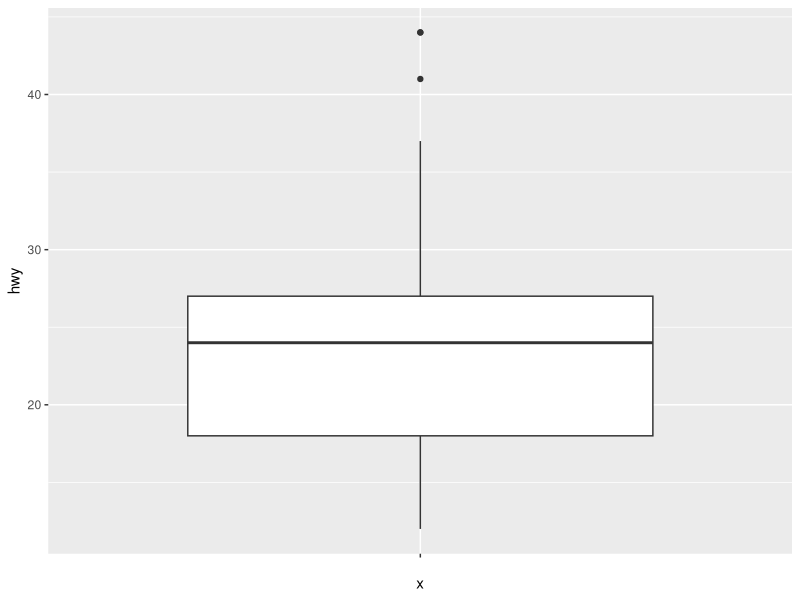
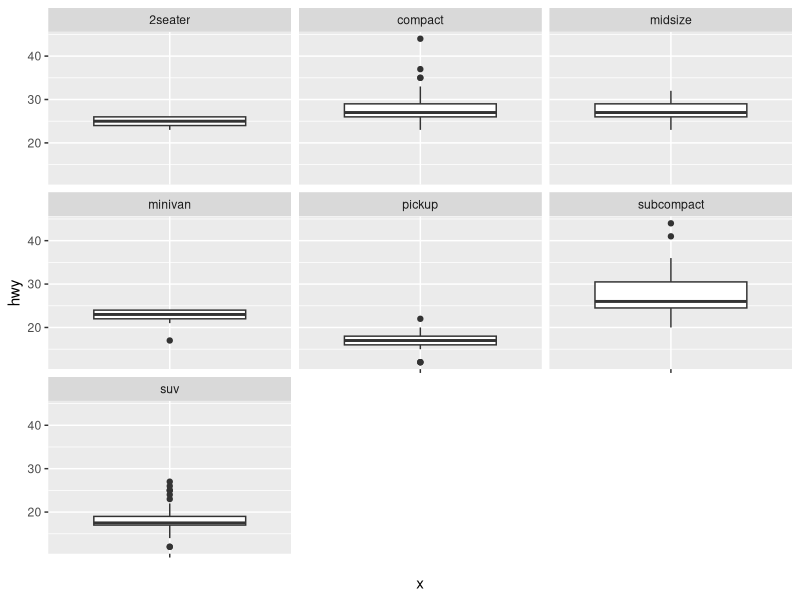
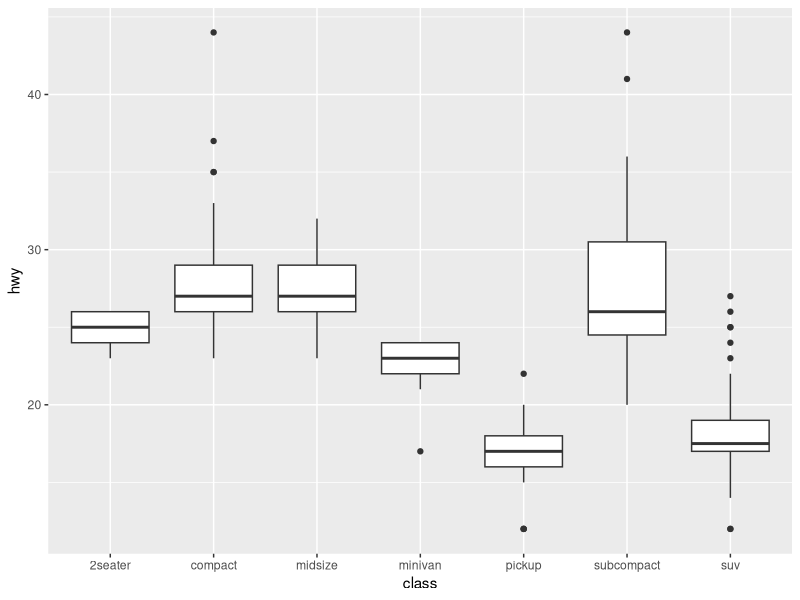
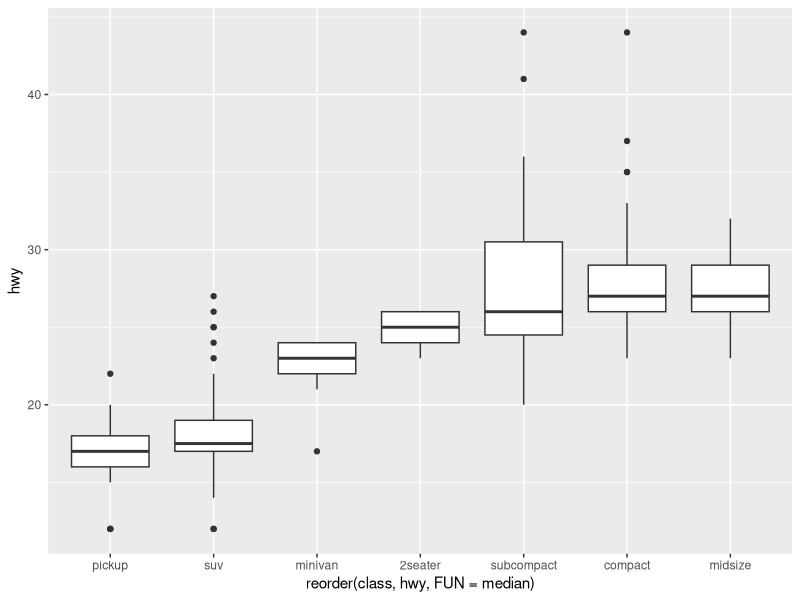
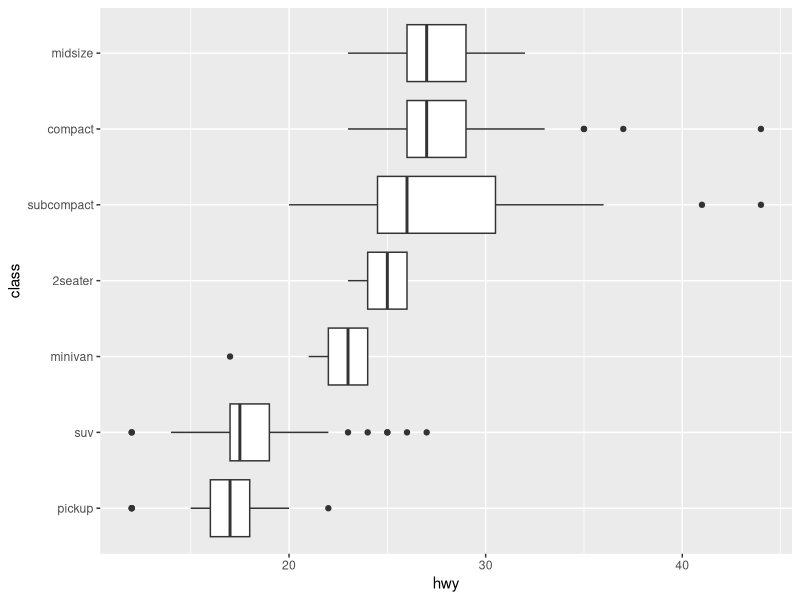
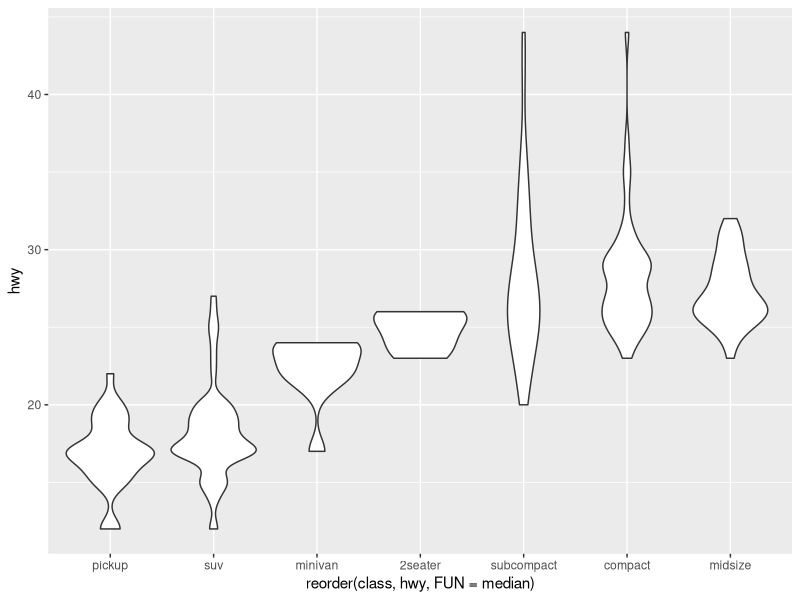
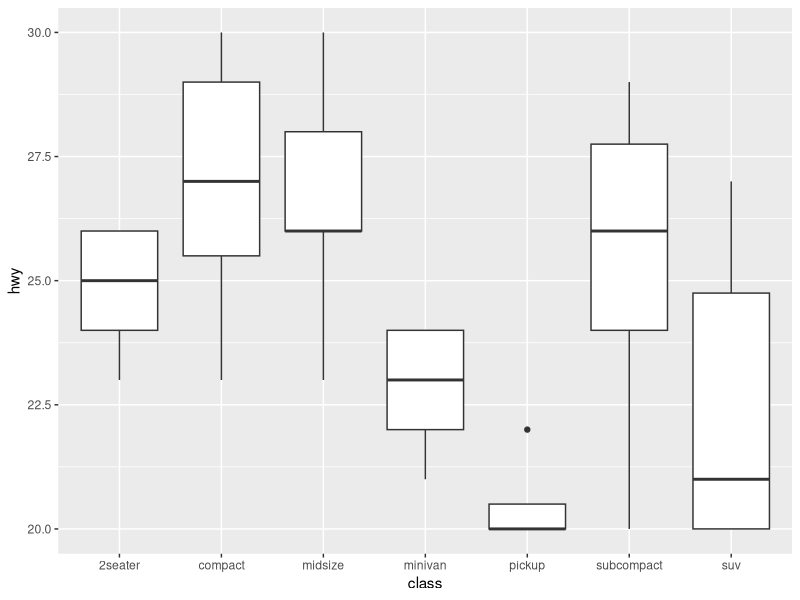
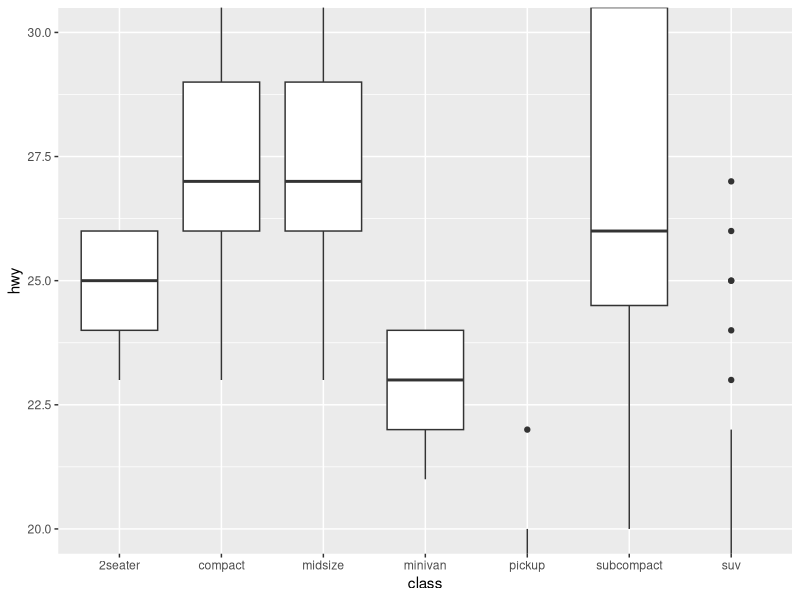

Write R code to recreate these figures, in order.
## ---- chunk 1
# install the tidyverse package first if you have not done it  yet.
#install.packages("tidyverse") # you can comment out this line after you have installed `tidyverse`
library(tidyverse)
## ---- chunk 2
?mpg
dim(mpg)  # dimension of the table
mpg  # print/view mpg (we will introduce tibble later in this class)
str(mpg)  # list the structures in mpg
glimpse(mpg) # get a glimpse of the mpg data
## ---- chunk 3
ggplot(data = mpg) +
  geom_boxplot(mapping = aes(x = "", y = hwy)) 
## ---- chunk 4

ggplot(data = mpg) +
  geom_boxplot(mapping = aes(x = "", y = hwy)) +
  facet_wrap(~class)

## ---- chunk 5
ggplot(data = mpg) +
  geom_boxplot(mapping = aes(x = class, y = hwy))  
## ---- chunk 6
ggplot(data = mpg) +
  geom_boxplot(mapping = aes(x = reorder(class, hwy, FUN = median), 
                             y = hwy))
## ---- chunk 7
ggplot(data = mpg) +
  geom_boxplot(mapping = aes(x = reorder(class, hwy, FUN = median), 
                             y = hwy)) +
  xlab("class") +
  coord_flip()
## ---- chunk 8

ggplot( data = mpg)+
  geom_violin(mapping = aes(x = reorder(class, hwy, FUN = median),
                            y = hwy))

## ---- chunk 9
ggplot(data = mpg) +
  geom_boxplot(mapping = aes(x = class, y = hwy)) +
  ylim(c(20, 30))
## ---- chunk 10
ggplot(data = mpg) +
  geom_boxplot(mapping = aes(x = class, y = hwy)) +
  coord_cartesian(ylim=c(20, 30))
## ---- chunk 11
ggplot(data = mpg) +
  geom_histogram(mapping = aes(x = hwy, fill = class),
                 binwidth = 10,
                 position = "dodge")
## ---- chunk 12

ggplot(data = mpg) +
  geom_histogram(mapping = aes(x = hwy, y = ..density.., fill = class),
                 binwidth = 10,
                 position = "dodge")

## ---- chunk 13
ggplot(data = mpg) +
  geom_freqpoly(mapping = aes(x = hwy, color = class),
                binwidth = 10)
